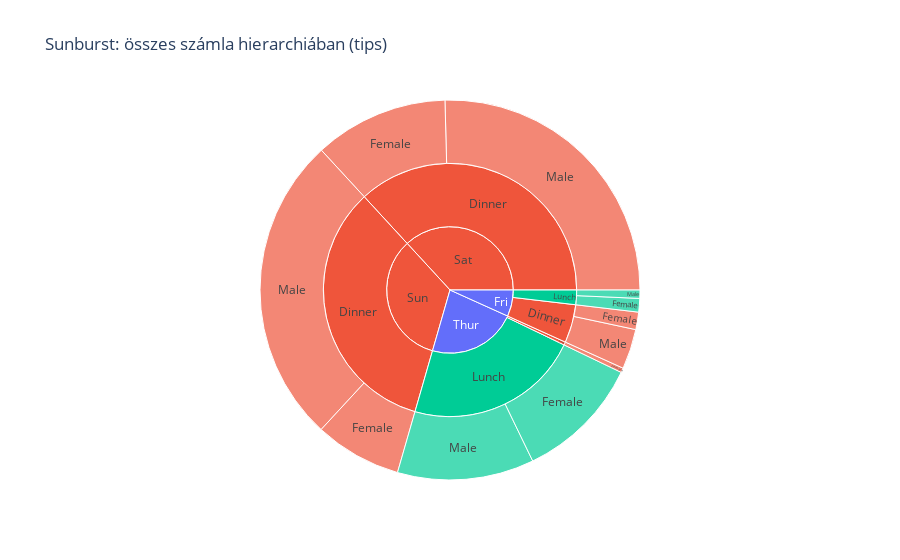

Write notebook code for a chart like this one.
### Markdown cell above
Következtetés: A 3D térben a fajok elválása még kifejezettebbé válik.

### Code cell
# 3) Sunburst: tippek – nap -> étkezés -> nem hierarchia
tips2 = tips.dropna(subset=['day', 'time', 'sex']).copy()

# konvertáljuk a kategorikus oszlopokat stringgé
for col in ['day', 'time', 'sex']:
    tips2[col] = tips2[col].astype(str)

import plotly.express as px

fig = px.sunburst(
    tips2,
    path=['day', 'time', 'sex'],
    values='total_bill',
    color='time',
    title='Sunburst: összes számla hierarchiában (tips)'
)
fig.show()

### Figure 1 — Plotly figure (JSON) as saved in the notebook; plotly's stock layout.template omitted (floating-point values rounded to 4 significant figures)
{"data": [{"branchvalues": "total", "customdata": [["(?)"], ["(?)"], ["Dinner"], ["Dinner"], ["Dinner"], ["Dinner"], ["Dinner"], ["Dinner"], ["Dinner"], ["Dinner"], ["Dinner"], ["Dinner"], ["Dinner"], ["Dinner"], ["Dinner"], ["Lunch"], ["Lunch"], ["Lunch"], ["Lunch"], ["Lunch"], ["Lunch"]], "domain": {"x": [0, 1], "y": [0, 1]}, "hovertemplate": "labels=%{label}<br>total_bill=%{value}<br>parent=%{parent}<br>id=%{id}<br>time=%{customdata[0]}<extra></extra>", "ids": ["Fri", "Thur", "Sat", "Sun", "Thur/Dinner", "Fri/Dinner", "Sat/Dinner", "Sun/Dinner", "Sun/Dinner/Female", "Fri/Dinner/Female", "Fri/Dinner/Male", "Sat/Dinner/Female", "Sat/Dinner/Male", "Sun/Dinner/Male", "Thur/Dinner/Female", "Fri/Lunch/Female", "Thur/Lunch/Female", "Thur/Lunch", "Thur/Lunch/Male", "Fri/Lunch", "Fri/Lunch/Male"], "labels": ["Fri", "Thur", "Sat", "Sun", "Dinner", "Dinner", "Dinner", "Dinner", "Female", "Female", "Male", "Female", "Male", "Male", "Female", "Female", "Female", "Lunch", "Male", "Lunch", "Male"], "marker": {"colors": ["#636efa", "#636efa", "#EF553B", "#EF553B", "#EF553B", "#EF553B", "#EF553B", "#EF553B", "#EF553B", "#EF553B", "#EF553B", "#EF553B", "#EF553B", "#EF553B", "#EF553B", "#00cc96", "#00cc96", "#00cc96", "#00cc96", "#00cc96", "#00cc96"]}, "name": "", "parents": ["", "", "", "", "Thur", "Fri", "Sat", "Sun", "Sun/Dinner", "Fri/Dinner", "Fri/Dinner", "Sat/Dinner", "Sat/Dinner", "Sun/Dinner", "Thur/Dinner", "Fri/Lunch", "Thur/Lunch", "Thur", "Thur/Lunch", "Fri", "Fri/Lunch"], "type": "sunburst", "values": [325.9, 1096.0, 1778.0, 1627.0, 18.78, 236.0, 1778.0, 1627.0, 357.7, 71.55, 164.4, 551.0, 1227.0, 1269.0, 18.78, 55.76, 516.1, 1078.0, 561.4, 89.92, 34.16]}], "layout": {"legend": {"tracegroupgap": 0}, "title": {"text": "Sunburst: összes számla hierarchiában (tips)"}}}
